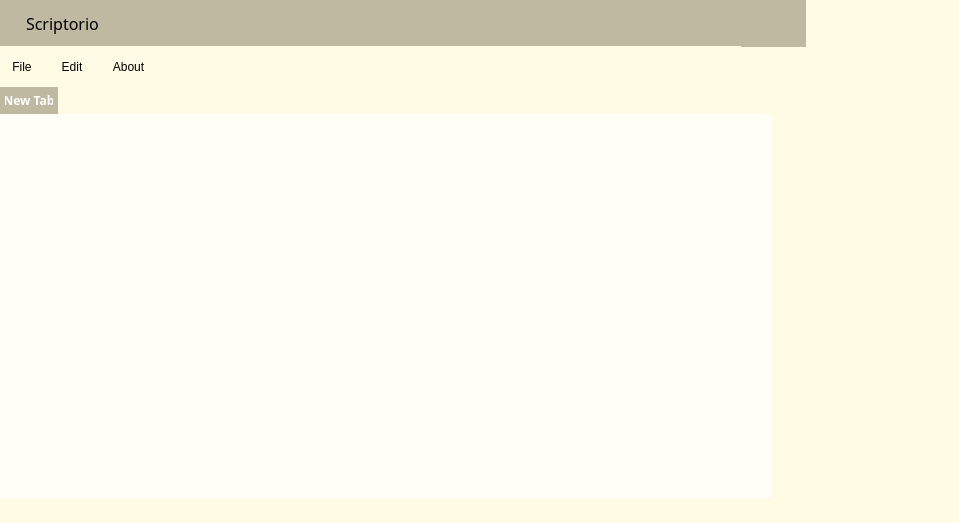
<?xml version="1.0" encoding="UTF-8"?>
<ui version="4.0">
 <class>MainWindow</class>
 <widget class="QMainWindow" name="MainWindow">
  <property name="geometry">
   <rect>
    <x>0</x>
    <y>0</y>
    <width>959</width>
    <height>523</height>
   </rect>
  </property>
  <property name="minimumSize">
   <size>
    <width>500</width>
    <height>300</height>
   </size>
  </property>
  <property name="windowTitle">
   <string>Scriptorio</string>
  </property>
  <property name="windowIcon">
   <iconset resource="res.qrc">
    <normaloff>:/images/notes.png</normaloff>:/images/notes.png</iconset>
  </property>
  <property name="styleSheet">
   <string notr="true">background-color:rgb(255, 251, 229)</string>
  </property>
  <widget class="QWidget" name="centralwidget">
   <property name="minimumSize">
    <size>
     <width>872</width>
     <height>0</height>
    </size>
   </property>
   <property name="styleSheet">
    <string notr="true">margin: 0px;
padding: 0px;
border: none;</string>
   </property>
   <widget class="QWidget" name="CustomTitleBar" native="true">
    <property name="enabled">
     <bool>true</bool>
    </property>
    <property name="geometry">
     <rect>
      <x>0</x>
      <y>0</y>
      <width>806</width>
      <height>47</height>
     </rect>
    </property>
    <property name="sizePolicy">
     <sizepolicy hsizetype="Preferred" vsizetype="Fixed">
      <horstretch>0</horstretch>
      <verstretch>0</verstretch>
     </sizepolicy>
    </property>
    <property name="sizeIncrement">
     <size>
      <width>0</width>
      <height>0</height>
     </size>
    </property>
    <property name="styleSheet">
     <string notr="true">background-color: #C0B9A2;
</string>
    </property>
    <layout class="QHBoxLayout" name="horizontalLayout">
     <item>
      <widget class="QLabel" name="iconLabel">
       <property name="text">
        <string/>
       </property>
      </widget>
     </item>
     <item>
      <spacer name="horizontalSpacer_6">
       <property name="orientation">
        <enum>Qt::Orientation::Horizontal</enum>
       </property>
       <property name="sizeType">
        <enum>QSizePolicy::Policy::Fixed</enum>
       </property>
       <property name="sizeHint" stdset="0">
        <size>
         <width>13</width>
         <height>20</height>
        </size>
       </property>
      </spacer>
     </item>
     <item>
      <widget class="QLabel" name="label">
       <property name="font">
        <font>
         <family>Montserrat</family>
         <pointsize>12</pointsize>
        </font>
       </property>
       <property name="text">
        <string>Scriptorio</string>
       </property>
      </widget>
     </item>
     <item>
      <spacer name="horizontalSpacer_5">
       <property name="orientation">
        <enum>Qt::Orientation::Horizontal</enum>
       </property>
       <property name="sizeHint" stdset="0">
        <size>
         <width>484</width>
         <height>20</height>
        </size>
       </property>
      </spacer>
     </item>
     <item>
      <widget class="QPushButton" name="btnMinimize">
       <property name="styleSheet">
        <string notr="true">#btnMinimize {
    border-radius: 10px;                   
    border: none;    
	padding: 5px;                     
}

/* При наведении */
#btnMinimize:hover {
    background-color: rgba(158, 153, 129, 0.7); 
    box-shadow: 0px 0px 10px rgba(158, 153, 129, 0.5); 
}

#btnMinimize:pressed {
    background-color: rgba(138, 133, 109, 0.8);
    box-shadow: 0px 0px 5px rgba(138, 133, 109, 0.5);
}</string>
       </property>
       <property name="text">
        <string/>
       </property>
       <property name="icon">
        <iconset resource="res.qrc">
         <normaloff>:/images/minus.png</normaloff>:/images/minus.png</iconset>
       </property>
       <property name="iconSize">
        <size>
         <width>11</width>
         <height>11</height>
        </size>
       </property>
      </widget>
     </item>
     <item>
      <spacer name="horizontalSpacer_2">
       <property name="orientation">
        <enum>Qt::Orientation::Horizontal</enum>
       </property>
       <property name="sizeType">
        <enum>QSizePolicy::Policy::Fixed</enum>
       </property>
       <property name="sizeHint" stdset="0">
        <size>
         <width>18</width>
         <height>20</height>
        </size>
       </property>
      </spacer>
     </item>
     <item>
      <widget class="QPushButton" name="btnMaximize">
       <property name="styleSheet">
        <string notr="true">#btnMaximize {
    border-radius: 10px;                   
    border: none;    
	padding: 5px;                     
}

/* При наведении */
#btnMaximize:hover {
    background-color: rgba(158, 153, 129, 0.7); 
    box-shadow: 0px 0px 10px rgba(158, 153, 129, 0.5); 
}

#btnMaximize:pressed {
    background-color: rgba(138, 133, 109, 0.8);
    box-shadow: 0px 0px 5px rgba(138, 133, 109, 0.5);
}</string>
       </property>
       <property name="text">
        <string/>
       </property>
       <property name="icon">
        <iconset resource="res.qrc">
         <normaloff>:/images/maximize.png</normaloff>:/images/maximize.png</iconset>
       </property>
       <property name="iconSize">
        <size>
         <width>11</width>
         <height>11</height>
        </size>
       </property>
      </widget>
     </item>
     <item>
      <spacer name="horizontalSpacer">
       <property name="orientation">
        <enum>Qt::Orientation::Horizontal</enum>
       </property>
       <property name="sizeType">
        <enum>QSizePolicy::Policy::Fixed</enum>
       </property>
       <property name="sizeHint" stdset="0">
        <size>
         <width>18</width>
         <height>20</height>
        </size>
       </property>
      </spacer>
     </item>
     <item>
      <widget class="QPushButton" name="btnClose">
       <property name="styleSheet">
        <string notr="true">#btnClose {
    border-radius: 10px;                   
    border: none;    
	padding: 5px;                     
}

/* При наведении */
#btnClose:hover {
    background-color: rgba(158, 153, 129, 0.7); 
    box-shadow: 0px 0px 10px rgba(158, 153, 129, 0.5); 
}

#btnClose:pressed {
    background-color: rgba(138, 133, 109, 0.8);
    box-shadow: 0px 0px 5px rgba(138, 133, 109, 0.5);
}</string>
       </property>
       <property name="text">
        <string/>
       </property>
       <property name="icon">
        <iconset resource="res.qrc">
         <normaloff>:/images/close.png</normaloff>:/images/close.png</iconset>
       </property>
       <property name="iconSize">
        <size>
         <width>11</width>
         <height>11</height>
        </size>
       </property>
      </widget>
     </item>
     <item>
      <spacer name="horizontalSpacer_4">
       <property name="orientation">
        <enum>Qt::Orientation::Horizontal</enum>
       </property>
       <property name="sizeType">
        <enum>QSizePolicy::Policy::Fixed</enum>
       </property>
       <property name="sizeHint" stdset="0">
        <size>
         <width>10</width>
         <height>20</height>
        </size>
       </property>
      </spacer>
     </item>
    </layout>
   </widget>
   <widget class="QWidget" name="widgetMenuBar" native="true">
    <property name="geometry">
     <rect>
      <x>0</x>
      <y>46</y>
      <width>741</width>
      <height>42</height>
     </rect>
    </property>
    <property name="sizePolicy">
     <sizepolicy hsizetype="Preferred" vsizetype="Fixed">
      <horstretch>0</horstretch>
      <verstretch>0</verstretch>
     </sizepolicy>
    </property>
    <layout class="QHBoxLayout" name="horizontalLayout_2">
     <item>
      <spacer name="horizontalSpacer_3">
       <property name="orientation">
        <enum>Qt::Orientation::Horizontal</enum>
       </property>
       <property name="sizeType">
        <enum>QSizePolicy::Policy::Fixed</enum>
       </property>
       <property name="sizeHint" stdset="0">
        <size>
         <width>7</width>
         <height>15</height>
        </size>
       </property>
      </spacer>
     </item>
     <item>
      <widget class="QPushButton" name="fileButton">
       <property name="styleSheet">
        <string notr="true">#fileButton {
    border-radius: 10px;                   
    border: none;   
	padding: 5px;                     
}

/* При наведении */
#fileButton:hover {
    background-color: rgb(255, 249, 215); 
    box-shadow: 0px 0px 10px  rgb(255, 249, 215); 
}

#fileButton:pressed {
    background-color: rgb(255, 247, 202);
    box-shadow: 0px 0px 5px rgb(255, 247, 202);
} </string>
       </property>
       <property name="text">
        <string>File</string>
       </property>
      </widget>
     </item>
     <item>
      <spacer name="horizontalSpacer_7">
       <property name="orientation">
        <enum>Qt::Orientation::Horizontal</enum>
       </property>
       <property name="sizeType">
        <enum>QSizePolicy::Policy::Fixed</enum>
       </property>
       <property name="sizeHint" stdset="0">
        <size>
         <width>13</width>
         <height>15</height>
        </size>
       </property>
      </spacer>
     </item>
     <item>
      <widget class="QPushButton" name="editButton">
       <property name="styleSheet">
        <string notr="true">#editButton {
    border-radius: 10px;                   
    border: none;   
	padding: 5px;                     
}

/* При наведении */
#editButton:hover {
    background-color: rgb(255, 249, 215); 
    box-shadow: 0px 0px 10px  rgb(255, 249, 215); 
}

#editButton:pressed {
    background-color: rgb(255, 247, 202);
    box-shadow: 0px 0px 5px rgb(255, 247, 202);
} </string>
       </property>
       <property name="text">
        <string>Edit</string>
       </property>
      </widget>
     </item>
     <item>
      <spacer name="horizontalSpacer_8">
       <property name="orientation">
        <enum>Qt::Orientation::Horizontal</enum>
       </property>
       <property name="sizeType">
        <enum>QSizePolicy::Policy::Fixed</enum>
       </property>
       <property name="sizeHint" stdset="0">
        <size>
         <width>13</width>
         <height>15</height>
        </size>
       </property>
      </spacer>
     </item>
     <item>
      <widget class="QPushButton" name="aboutButton">
       <property name="styleSheet">
        <string notr="true">#aboutButton {
    border-radius: 10px;                   
    border: none;   
	padding: 5px;                     
}

/* При наведении */
#aboutButton:hover {
    background-color: rgb(255, 249, 215); 
    box-shadow: 0px 0px 10px  rgb(255, 249, 215); 
}

#aboutButton:pressed {
    background-color: rgb(255, 247, 202);
    box-shadow: 0px 0px 5px rgb(255, 247, 202);
} </string>
       </property>
       <property name="text">
        <string>About</string>
       </property>
      </widget>
     </item>
     <item>
      <spacer name="horizontalSpacer_9">
       <property name="orientation">
        <enum>Qt::Orientation::Horizontal</enum>
       </property>
       <property name="sizeHint" stdset="0">
        <size>
         <width>528</width>
         <height>15</height>
        </size>
       </property>
      </spacer>
     </item>
    </layout>
   </widget>
   <widget class="QTabWidget" name="tabWidget">
    <property name="geometry">
     <rect>
      <x>0</x>
      <y>87</y>
      <width>771</width>
      <height>411</height>
     </rect>
    </property>
    <property name="font">
     <font>
      <family>Montserrat</family>
      <bold>false</bold>
     </font>
    </property>
    <property name="styleSheet">
     <string notr="true">QTabBar::tab {
    background-color: #D8D0B8;
    font-family: &quot;Montserrat&quot;;
    font-weight: 500; /* Regular */
    color: white;
    padding: 5px;
}

/* Стиль для активной (выбранной) вкладки */
QTabBar::tab:selected {
    background-color: #C0B9A2;
    font-weight: 800; 
    color: white;
}
</string>
    </property>
    <property name="currentIndex">
     <number>0</number>
    </property>
    <widget class="QWidget" name="tab">
     <property name="styleSheet">
      <string notr="true"/>
     </property>
     <attribute name="title">
      <string>New Tab</string>
     </attribute>
     <layout class="QHBoxLayout" name="horizontalLayout_3">
      <property name="spacing">
       <number>0</number>
      </property>
      <property name="leftMargin">
       <number>0</number>
      </property>
      <property name="topMargin">
       <number>0</number>
      </property>
      <property name="rightMargin">
       <number>0</number>
      </property>
      <property name="bottomMargin">
       <number>0</number>
      </property>
      <item>
       <widget class="QTextEdit" name="textEdit">
        <property name="styleSheet">
         <string notr="true">QTextEdit {
    padding-left: 9px; /* Отступ слева */
 padding-top:9px;
background-color:rgb(255, 254, 247)
}


</string>
        </property>
       </widget>
      </item>
     </layout>
    </widget>
   </widget>
  </widget>
  <widget class="QStatusBar" name="statusbar">
   <property name="styleSheet">
    <string notr="true">QStatusBar{
	background-color:rgb(255, 251, 229);
}
</string>
   </property>
  </widget>
 </widget>
 <resources>
  <include location="res.qrc"/>
 </resources>
 <connections/>
</ui>
